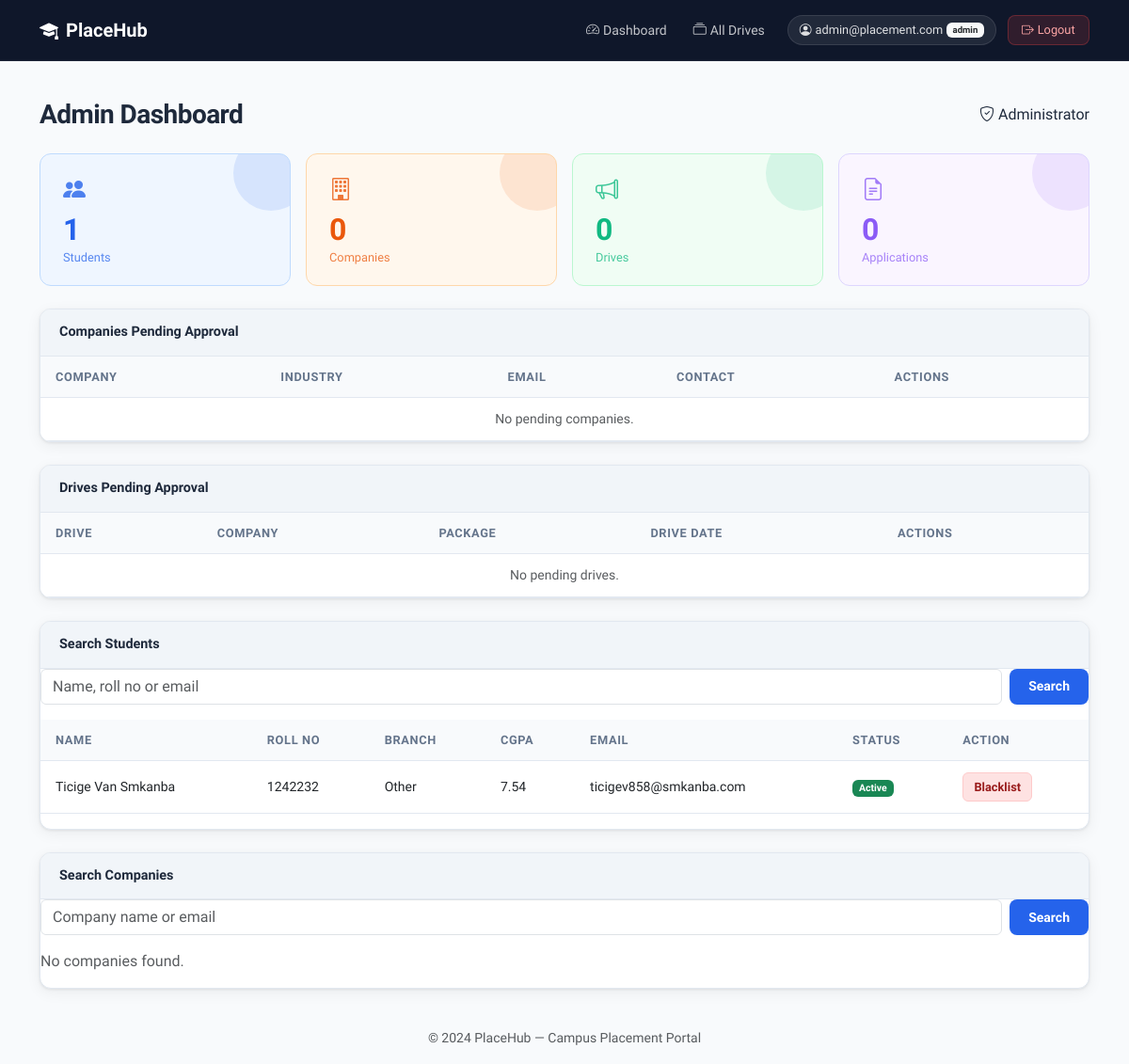
The page /admin/dashboard (signed in) on the database its author committed.
### models.py (models this page shows)
class User(UserMixin, db.Model):
    __tablename__ = 'users'
    id = db.Column(db.Integer, primary_key=True)
    email = db.Column(db.String(150), unique=True, nullable=False)
    password = db.Column(db.String(256), nullable=False)
    role = db.Column(db.String(20), nullable=False)  # admin, company, student
    is_active = db.Column(db.Boolean, default=True)
    created_at = db.Column(db.DateTime, default=datetime.utcnow)
    company = db.relationship('Company', back_populates='user', uselist=False)
    student = db.relationship('Student', back_populates='user', uselist=False)

class Student(db.Model):
    __tablename__ = 'students'
    id = db.Column(db.Integer, primary_key=True)
    user_id = db.Column(db.Integer, db.ForeignKey('users.id'), unique=True, nullable=False)
    full_name = db.Column(db.String(150), nullable=False)
    roll_number = db.Column(db.String(50), unique=True)
    branch = db.Column(db.String(100))
    year_of_passing = db.Column(db.Integer)
    cgpa = db.Column(db.Float)
    phone = db.Column(db.String(20))
    skills = db.Column(db.Text)
    resume_filename = db.Column(db.String(200))
    created_at = db.Column(db.DateTime, default=datetime.utcnow)
    user = db.relationship('User', back_populates='student')
    applications = db.relationship('Application', back_populates='student', cascade='all, delete-orphan')

### app.py (the view)
@app.route('/admin/dashboard')
@login_required
@admin_required
def admin_dashboard():
    search_student = request.args.get('search_student', '').strip()
    search_company = request.args.get('search_company', '').strip()
    total_students = Student.query.count()
    total_companies = Company.query.count()
    total_drives = PlacementDrive.query.count()
    total_applications = Application.query.count()
    pending_companies = Company.query.filter_by(is_approved=False).count()
    pending_drives = PlacementDrive.query.filter_by(is_approved=False).count()
    students_q = Student.query.join(User)
    if search_student:
        students_q = students_q.filter(
            (Student.full_name.ilike(f'%{search_student}%')) |
            (Student.roll_number.ilike(f'%{search_student}%')) |
            (User.email.ilike(f'%{search_student}%'))
        )
    students = students_q.all()
    companies_q = Company.query.join(User)
    if search_company:
        companies_q = companies_q.filter(
            (Company.name.ilike(f'%{search_company}%')) |
            (User.email.ilike(f'%{search_company}%'))
        )
    companies = companies_q.all()
    pending_drives_list = PlacementDrive.query.filter_by(is_approved=False).all()
    return render_template('admin/dashboard.html',
        total_students=total_students, total_companies=total_companies,
        total_drives=total_drives, total_applications=total_applications,
        pending_companies=pending_companies, pending_drives=pending_drives,
        students=students, companies=companies, pending_drives_list=pending_drives_list,
        search_student=search_student, search_company=search_company)

### app.py (called while the page is built)
@login_manager.user_loader
def load_user(user_id):
    return User.query.get(int(user_id))

def admin_required(f):
    @wraps(f)
    def decorated(*args, **kwargs):
        if not current_user.is_authenticated or current_user.role != 'admin':
            abort(403)
        return f(*args, **kwargs)
    return decorated

### templates/admin/dashboard.html (shortened to what this page needs)
{% extends "base.html" %}
{% block content %}
<div class="d-flex justify-content-between align-items-center mb-4"><h3 class="fw-bold mb-0">Admin Dashboard</h3><span class="pp-role-badge-lg"><i class="bi bi-shield-check me-1"></i>Administrator</span></div>
<div class="row g-3 mb-4">
  <div class="col-6 col-md-3"><div class="pp-stat-card pp-stat-blue"><div class="pp-stat-icon"><i class="bi bi-people-fill"></i></div><div class="pp-stat-num">{{ total_students }}</div><div class="pp-stat-label">Students</div></div></div>
  <div class="col-6 col-md-3"><div class="pp-stat-card pp-stat-orange"><div class="pp-stat-icon"><i class="bi bi-building"></i></div><div class="pp-stat-num">{{ total_companies }}</div><div class="pp-stat-label">Companies</div></div></div>
  <div class="col-6 col-md-3"><div class="pp-stat-card pp-stat-green"><div class="pp-stat-icon"><i class="bi bi-megaphone"></i></div><div class="pp-stat-num">{{ total_drives }}</div><div class="pp-stat-label">Drives</div></div></div>
  <div class="col-6 col-md-3"><div class="pp-stat-card pp-stat-purple"><div class="pp-stat-icon"><i class="bi bi-file-earmark-text"></i></div><div class="pp-stat-num">{{ total_applications }}</div><div class="pp-stat-label">Applications</div></div></div>
</div>
<div class="pp-card mb-4"><div class="card-header pp-card-header">Companies Pending Approval</div><div class="card-body p-0"><div class="table-responsive"><table class="table pp-table mb-0"><thead><tr><th>Company</th><th>Industry</th><th>Email</th><th>Contact</th><th>Actions</th></tr></thead><tbody>{% for c in companies if not c.is_approved %}<tr><td><strong>{{ c.name }}</strong></td><td>{{ c.industry or '—' }}</td><td>{{ c.user.email }}</td><td>{{ c.contact_person or '—' }}<br><small>{{ c.contact_phone or '' }}</small></td><td><a href="{{ url_for('approve_company', company_id=c.id) }}" class="btn btn-sm pp-btn-approve me-1">Approve</a><a href="{{ url_for('blacklist_user', user_id=c.user_id) }}" class="btn btn-sm pp-btn-danger">Blacklist</a></td></tr>{% else %}<tr><td colspan="5" class="text-center text-muted">No pending companies.</td></tr>{% endfor %}</tbody></table></div></div></div>
<div class="pp-card mb-4"><div class="card-header pp-card-header">Drives Pending Approval</div><div class="card-body p-0"><div class="table-responsive"><table class="table pp-table mb-0"><thead><tr><th>Drive</th><th>Company</th><th>Package</th><th>Drive Date</th><th>Actions</th></tr></thead><tbody>{% for d in pending_drives_list %}<tr><td><strong>{{ d.title }}</strong><br><small>{{ d.job_role }}</small></td><td>{{ d.company.name }}</td><td>{{ d.package or '—' }}</td><td>{{ d.drive_date.strftime('%d %b %Y') if d.drive_date else '—' }}</td><td><a href="{{ url_for('approve_drive', drive_id=d.id) }}" class="btn btn-sm pp-btn-approve me-1">Approve</a><a href="{{ url_for('reject_drive', drive_id=d.id) }}" class="btn btn-sm btn-outline-secondary">Reject</a></td></tr>{% else %}<tr><td colspan="5" class="text-center text-muted">No pending drives.</td></tr>{% endfor %}</tbody></table></div></div></div>
<div class="pp-card mb-4"><div class="card-header pp-card-header">Search Students</div><div class="card-body"><form method="GET" class="d-flex gap-2 mb-3"><input type="text" name="search_student" class="form-control" placeholder="Name, roll no or email" value="{{ search_student }}"><input type="hidden" name="search_company" value="{{ search_company }}"><button class="btn pp-btn-primary" type="submit">Search</button></form>{% if students %}<div class="table-responsive"><table class="table pp-table"><thead><tr><th>Name</th><th>Roll No</th><th>Branch</th><th>CGPA</th><th>Email</th><th>Status</th><th>Action</th></tr></thead><tbody>{% for s in students %}<tr><td>{{ s.full_name }}</td><td>{{ s.roll_number }}</td><td>{{ s.branch or '—' }}</td><td>{{ s.cgpa or '—' }}</td><td>{{ s.user.email }}</td><td>{% if s.user.is_active %}<span class="badge bg-success">Active</span>{% else %}<span class="badge bg-danger">Blacklisted</span>{% endif %}</td><td><a href="{{ url_for('blacklist_user', user_id=s.user_id) }}" class="btn btn-sm {% if s.user.is_active %}pp-btn-danger{% else %}pp-btn-approve{% endif %}">{% if s.user.is_active %}Blacklist{% else %}Reinstate{% endif %}</a></td></tr>{% endfor %}</tbody></table></div>{% else %}<p class="text-muted">No students found.</p>{% endif %}</div></div>
<div class="pp-card"><div class="card-header pp-card-header">Search Companies</div><div class="card-body"><form method="GET" class="d-flex gap-2 mb-3"><input type="hidden" name="search_student" value="{{ search_student }}"><input type="text" name="search_company" class="form-control" placeholder="Company name or email" value="{{ search_company }}"><button class="btn pp-btn-primary" type="submit">Search</button></form>{% if companies %}<div class="table-responsive"><table class="table pp-table"><thead><tr><th>Company</th><th>Industry</th><th>Email</th><th>Approved</th><th>Status</th><th>Actions</th></tr></thead><tbody>{% for c in companies %}<tr><td><strong>{{ c.name }}</strong></td><td>{{ c.industry or '—' }}</td><td>{{ c.user.email }}</td><td>{% if c.is_approved %}<span class="badge bg-success">Yes</span>{% else %}<span class="badge bg-warning">Pending</span>{% endif %}</td><td>{% if c.user.is_active %}<span class="badge bg-success">Active</span>{% else %}<span class="badge bg-danger">Blacklisted</span>{% endif %}</td><td>{% if not c.is_approved %}<a href="{{ url_for('approve_company', company_id=c.id) }}" class="btn btn-sm pp-btn-approve me-1">Approve</a>{% else %}<a href="{{ url_for('reject_company', company_id=c.id) }}" class="btn btn-sm btn-outline-secondary me-1">Revoke</a>{% endif %}<a href="{{ url_for('blacklist_user', user_id=c.user_id) }}" class="btn btn-sm {% if c.user.is_active %}pp-btn-danger{% else %}pp-btn-approve{% endif %}">{% if c.user.is_active %}Blacklist{% else %}Reinstate{% endif %}</a></td></tr>{% endfor %}</tbody></table></div>{% else %}<p class="text-muted">No companies found.</p>{% endif %}</div></div>
{% endblock %}

### templates/base.html (shortened to what this page needs)
<!DOCTYPE html>
<html lang="en">
<head>
  <link href="https://cdn.jsdelivr.net/npm/bootstrap@5.3.0/dist/css/bootstrap.min.css" rel="stylesheet">
  <link href="https://cdn.jsdelivr.net/npm/bootstrap-icons@1.11.0/font/bootstrap-icons.css" rel="stylesheet">
  <link rel="stylesheet" href="{{ url_for('static', filename='css/style.css') }}">
</head>
<body>
<nav class="navbar navbar-expand-lg navbar-dark pp-navbar">
  <div class="container">
    <a class="navbar-brand pp-brand" href="{{ url_for('index') }}">
      <i class="bi bi-mortarboard-fill me-2"></i>PlaceHub
    </a>
    <div class="collapse navbar-collapse" id="navMenu">
      <ul class="navbar-nav ms-auto align-items-lg-center gap-lg-1">
        {% if current_user.is_authenticated %}
          {% if current_user.role == 'admin' %}
            <li class="nav-item"><a class="nav-link" href="{{ url_for('admin_dashboard') }}"><i class="bi bi-speedometer2 me-1"></i>Dashboard</a></li>
            <li class="nav-item"><a class="nav-link" href="{{ url_for('admin_drives') }}"><i class="bi bi-collection me-1"></i>All Drives</a></li>
          {% endif %}
          <li class="nav-item ms-lg-2"><span class="pp-role-badge"><i class="bi bi-person-circle me-1"></i>{{ current_user.email | truncate(22) }} <span class="badge bg-light text-dark ms-1">{{ current_user.role }}</span></span></li>
          <li class="nav-item"><a class="btn pp-btn-logout ms-2" href="{{ url_for('logout') }}"><i class="bi bi-box-arrow-right me-1"></i>Logout</a></li>
        {% else %}
          <li class="nav-item"><a class="nav-link" href="{{ url_for('login') }}">Login</a></li>
          <li class="nav-item"><a class="nav-link" href="{{ url_for('register_student') }}">Student Register</a></li>
          <li class="nav-item"><a class="nav-link" href="{{ url_for('register_company') }}">Company Register</a></li>
        {% endif %}
      </ul>
    </div>
  </div>
</nav>
<main class="container py-4">{% block content %}{% endblock %}</main>
<footer class="pp-footer mt-auto py-3"><div class="container text-center"><span class="text-muted small">© 2024 PlaceHub &mdash; Campus Placement Portal</span></div></footer>
</body>
</html>

### static/css/style.css (style rules this page uses)
:root { --pp-primary: #2563eb; --pp-primary-dk: #1d4ed8; --pp-accent: #f59e0b; --pp-green: #10b981; --pp-red: #ef4444; --pp-purple: #8b5cf6; --pp-bg: #f8fafc; --pp-card-bg: #ffffff; --pp-border: #e2e8f0; --pp-text: #1e293b; --pp-muted: #64748b; --pp-navbar-bg: #0f172a; --pp-radius: 12px; --pp-shadow: 0 1px 3px rgba(0,0,0,.08), 0 4px 16px rgba(0,0,0,.06); }
*, *::before, *::after { box-sizing: border-box; }
body { font-family: 'Sora', sans-serif; background: var(--pp-bg); color: var(--pp-text); min-height: 100vh; display: flex; flex-direction: column; }
main { flex: 1; }
h1,h2,h3,h4,h5,h6 { font-family: 'Sora', sans-serif; letter-spacing: -.02em; }
.pp-navbar { background: var(--pp-navbar-bg); border-bottom: 1px solid rgba(255,255,255,.06); padding: .75rem 0; }
.pp-brand { font-weight: 700; font-size: 1.25rem; color: #fff !important; }
.pp-navbar .nav-link { color: rgba(255,255,255,.75) !important; font-size: .875rem; font-weight: 500; padding: .4rem .75rem !important; border-radius: 8px; transition: background .15s; }
.pp-role-badge { display: inline-flex; align-items: center; background: rgba(255,255,255,.08); color: rgba(255,255,255,.85); font-size: .8rem; padding: .35rem .75rem; border-radius: 20px; border: 1px solid rgba(255,255,255,.1); }
.pp-btn-logout { background: rgba(239,68,68,.15); color: #fca5a5 !important; border: 1px solid rgba(239,68,68,.3); font-size: .8rem; padding: .35rem .9rem; border-radius: 8px; text-decoration: none; transition: background .15s; }
.pp-card { background: var(--pp-card-bg); border: 1px solid var(--pp-border); border-radius: var(--pp-radius); box-shadow: var(--pp-shadow); overflow: hidden; }
.pp-card-header { background: #f1f5f9; border-bottom: 1px solid var(--pp-border); font-weight: 600; font-size: .9rem; padding: .85rem 1.25rem; }
.pp-stat-card { border-radius: var(--pp-radius); padding: 1.25rem 1.5rem; position: relative; overflow: hidden; border: 1px solid transparent; }
.pp-stat-card::before { content: ''; position: absolute; top: -20px; right: -20px; width: 80px; height: 80px; border-radius: 50%; opacity: .12; background: currentColor; }
.pp-stat-icon { font-size: 1.5rem; margin-bottom: .5rem; opacity: .8; }
.pp-stat-num { font-size: 2rem; font-weight: 700; line-height: 1; letter-spacing: -.03em; }
.pp-stat-label { font-size: .8rem; font-weight: 500; opacity: .75; margin-top: .25rem; }
.pp-stat-blue { background:#eff6ff; color:var(--pp-primary); border-color:#bfdbfe; }
.pp-stat-orange { background:#fff7ed; color:#ea580c; border-color:#fed7aa; }
.pp-stat-green { background:#f0fdf4; color:var(--pp-green); border-color:#bbf7d0; }
.pp-stat-purple { background:#faf5ff; color:var(--pp-purple); border-color:#ddd6fe; }
.pp-btn-primary { background: var(--pp-primary); color: #fff; border: none; border-radius: 8px; font-weight: 600; font-size: .875rem; padding: .5rem 1.25rem; transition: background .15s, transform .1s; text-decoration: none; display: inline-flex; align-items: center; }
.pp-btn-danger { background: #fee2e2; color: #991b1b; border: 1px solid #fecaca; border-radius: 6px; font-size: .8rem; font-weight: 600; padding: .3rem .7rem; text-decoration: none; display: inline-flex; align-items: center; gap: .25rem; }
.pp-table { font-size: .875rem; border-collapse: collapse; }
.pp-table thead th { background: #f8fafc; font-weight: 600; font-size: .8rem; text-transform: uppercase; letter-spacing: .05em; color: var(--pp-muted); border-bottom: 1px solid var(--pp-border); padding: .75rem 1rem; }
.pp-table tbody td { padding: .75rem 1rem; border-bottom: 1px solid var(--pp-border); vertical-align: middle; }

### rows shown on the page
User: email "admin@placement.com", role "admin"
Student: full_name "Ticige Van Smkanba", roll_number "1242232", branch "Other", cgpa "7.54", user.email "ticigev858@smkanba.com"

### other values the page prints
{{ total_students }} "1"
{{ total_companies }} "0"
{{ total_drives }} "0"
{{ total_applications }} "0"
